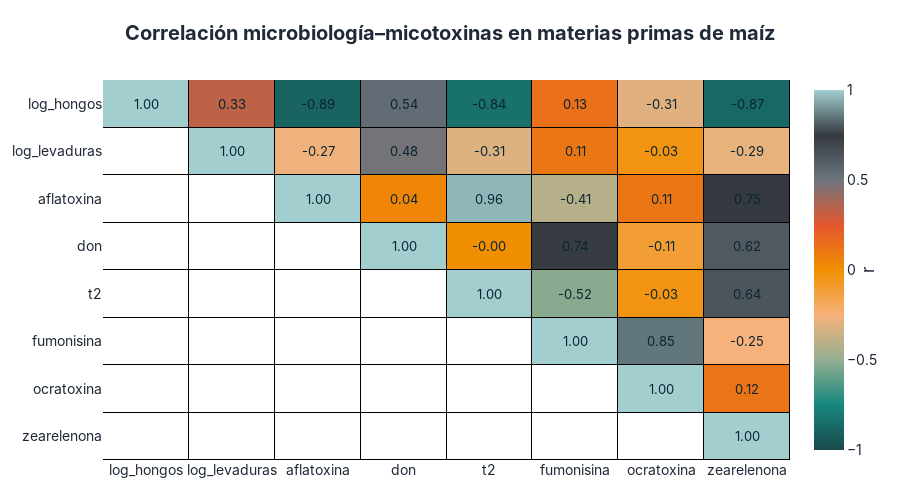

This figure's notebook cell:
### Code cell
fig = plot_corr_triangle(
    df=rev_maiz,  # el nombre que tengas
    value_cols=["log_hongos", "log_levaduras", "aflatoxina",  "don",
                't2','fumonisina', 'ocratoxina', "zearelenona"],
    title = "<b>Correlación microbiología–micotoxinas en materias primas de maíz</b>",
    decimals=2,
    width=900,
    height=500,
    #salida_html=f"{ROOT_IMAGEN}/correlacion_maiz.html",
)
fig.show()
s3.save_plotly_html(fig, "correlacion_maiz.html")

### Figure 1 — Plotly figure (JSON) as saved in the notebook; plotly's stock layout.template omitted (floating-point values rounded to 4 significant figures)
{"data": [{"colorscale": [[0, "#FFFFFF"], [1, "#FFFFFF"]], "hoverinfo": "skip", "showscale": false, "type": "heatmap", "x": ["log_hongos", "log_levaduras", "aflatoxina", "don", "t2", "fumonisina", "ocratoxina", "zearelenona"], "xgap": 1, "y": ["log_hongos", "log_levaduras", "aflatoxina", "don", "t2", "fumonisina", "ocratoxina", "zearelenona"], "ygap": 1, "z": [[null, null, null, null, null, null, null, null], [0, null, null, null, null, null, null, null], [0, 0, null, null, null, null, null, null], [0, 0, 0, null, null, null, null, null], [0, 0, 0, 0, null, null, null, null], [0, 0, 0, 0, 0, null, null, null], [0, 0, 0, 0, 0, 0, null, null], [0, 0, 0, 0, 0, 0, 0, null]], "zmax": 1, "zmin": 0}, {"colorbar": {"title": {"side": "right", "text": "r"}}, "colorscale": [[0, "#1A494C"], [0.125, "#17877D"], [0.25, "#94AF92"], [0.375, "#F6B27A"], [0.5, "#F18F01"], [0.625, "#E4572E"], [0.75, "#6C757D"], [0.875, "#343A40"], [1, "#A3CED0"]], "hovertemplate": "x=%{x}<br>y=%{y}<br>r=%{z:.3f}<extra></extra>", "text": [["1.00", "0.33", "-0.89", "0.54", "-0.84", "0.13", "-0.31", "-0.87"], ["", "1.00", "-0.27", "0.48", "-0.31", "0.11", "-0.03", "-0.29"], ["", "", "1.00", "0.04", "0.96", "-0.41", "0.11", "0.75"], ["", "", "", "1.00", "-0.00", "0.74", "-0.11", "0.62"], ["", "", "", "", "1.00", "-0.52", "-0.03", "0.64"], ["", "", "", "", "", "1.00", "0.85", "-0.25"], ["", "", "", "", "", "", "1.00", "0.12"], ["", "", "", "", "", "", "", "1.00"]], "textfont": {"color": "#0b2530", "size": 13}, "texttemplate": "%{text}", "type": "heatmap", "x": ["log_hongos", "log_levaduras", "aflatoxina", "don", "t2", "fumonisina", "ocratoxina", "zearelenona"], "xgap": 1, "y": ["log_hongos", "log_levaduras", "aflatoxina", "don", "t2", "fumonisina", "ocratoxina", "zearelenona"], "ygap": 1, "z": [[1, 0.3305, -0.894, 0.5383, -0.8406, 0.1335, -0.3059, -0.8702], [null, 1, -0.2669, 0.4827, -0.3136, 0.1074, -0.03329, -0.2857], [null, null, 1, 0.03843, 0.9598, -0.4149, 0.1096, 0.7483], [null, null, null, 1, -0.002081, 0.7405, -0.1051, 0.6205], [null, null, null, null, 1, -0.5236, -0.03337, 0.6366], [null, null, null, null, null, 1, 0.8522, -0.2491], [null, null, null, null, null, null, 1, 0.121], [null, null, null, null, null, null, null, 1]], "zmax": 1, "zmin": -1}], "layout": {"font": {"color": "#1F2937", "family": "Inter, Arial, sans-serif", "size": 14}, "height": 500, "margin": {"b": 40, "l": 60, "r": 80, "t": 80}, "paper_bgcolor": "#FFFFFF", "plot_bgcolor": "#000000", "title": {"text": "<b>Correlación microbiología–micotoxinas en materias primas de maíz</b>", "x": 0.5, "xanchor": "center"}, "width": 900, "xaxis": {"showgrid": false, "tickangle": 0}, "yaxis": {"autorange": "reversed", "showgrid": false}}}
